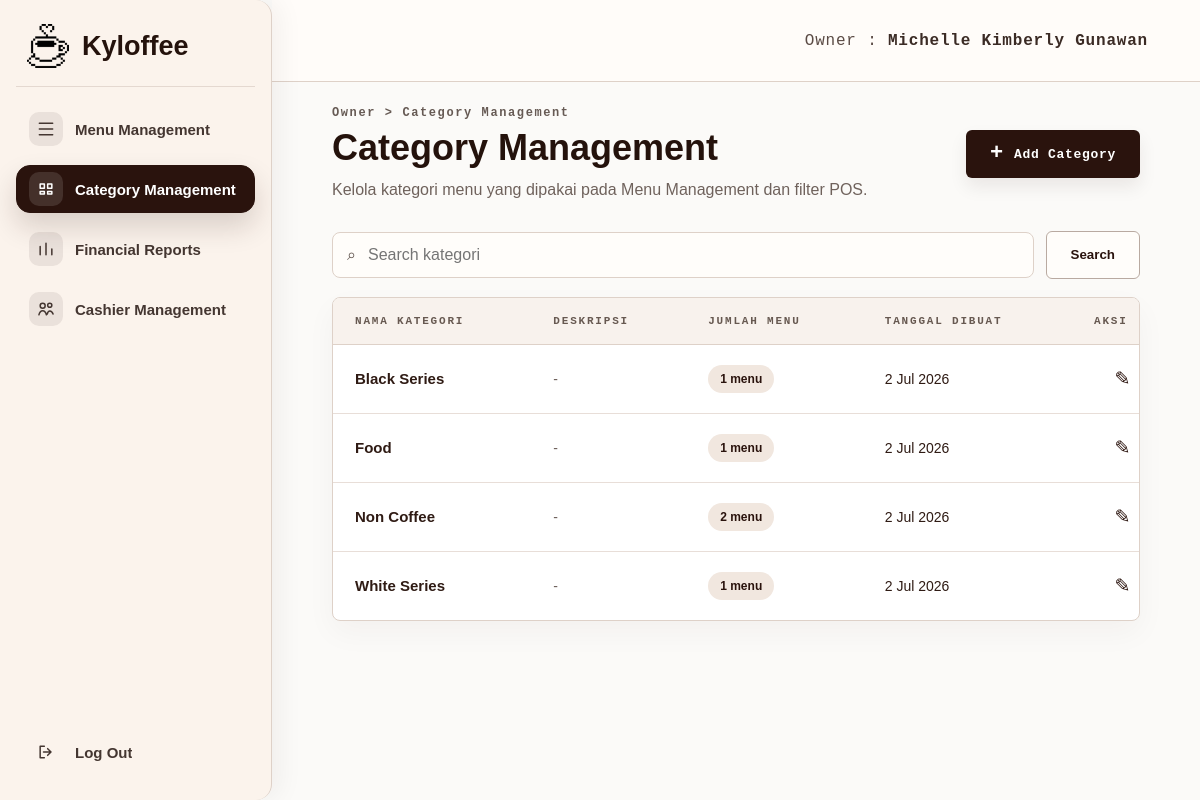
The app's page /owner/categories (signed in) with its own data.
### tables this page shows
CREATE TABLE users (
                id INTEGER PRIMARY KEY AUTOINCREMENT,
                full_name TEXT NOT NULL,
                email TEXT UNIQUE NOT NULL,
                password_hash TEXT NOT NULL,
                role TEXT NOT NULL,
                created_at TIMESTAMP DEFAULT CURRENT_TIMESTAMP
            , staff_phone TEXT, staff_position TEXT DEFAULT 'Staff', joined_date TEXT, staff_status TEXT DEFAULT 'Aktif', is_active INTEGER NOT NULL DEFAULT 1, owner_id INTEGER);

CREATE TABLE categories (
                id INTEGER PRIMARY KEY AUTOINCREMENT,
                name TEXT NOT NULL,
                name_key TEXT NOT NULL UNIQUE,
                description TEXT,
                created_at TIMESTAMP DEFAULT CURRENT_TIMESTAMP,
                updated_at TIMESTAMP DEFAULT CURRENT_TIMESTAMP
            );

### app.py (the view, shortened to what this page needs)
@app.route("/owner/categories", methods=["GET", "POST"])
@owner_required
def owner_categories():
    init_menu_table()
    return render_owner_categories()

### app.py (called while the page is built, shortened)
def get_db():
    global REMOTE_DB_FAILED
    if "db" not in g:
        should_try_mysql = DB_USE_MYSQL and not (REMOTE_DB_FAILED and DB_FALLBACK_SQLITE)
        sqlite_conn = sqlite3.connect(DATABASE)
        sqlite_conn.row_factory = sqlite3.Row
        g.db = DatabaseConnection(sqlite_conn, is_mysql=False)
    return g.db

def execute_commit(query, params=()):
    db = get_db()
    try:
        cursor = db.execute(query, params)
        db.commit()
        app.logger.debug("DB commit successful: %s", query)
        return cursor
    except Exception:
        db.rollback()
        app.logger.exception("DB write failed and rollback executed.")
        raise

def execute_script_commit(script):
    db = get_db()
    try:
        db.executescript(script)
        db.commit()
        app.logger.debug("DB script commit successful.")
    except Exception:
        db.rollback()
        app.logger.exception("DB schema change failed and rollback executed.")
        raise

def fetch_all_dict(cursor):
    rows = cursor.fetchall()
    if not rows:
        return []
    if isinstance(rows[0], dict):
        return rows
    columns = [col[0] for col in cursor.description]
    return [dict(zip(columns, row)) for row in rows]

def row_to_dict(row):
    if row is None:
        return {}
    if isinstance(row, dict):
        return row
    return dict(row)

def normalize_category_name(value):
    return " ".join(str(value or "").strip().split())

@app.template_global()
def category_key(category):
    return normalize_category_name(category).lower()

def get_table_columns(table_name):
    db = get_db()
    cursor = db.cursor()
    if db.is_mysql:
        cursor.execute(f"SHOW COLUMNS FROM {table_name}")
        fetched = cursor.fetchall()
        return {row["Field"] if isinstance(row, dict) else row[0] for row in fetched}
    cursor.execute(f"PRAGMA table_info({table_name})")
    return {row[1] for row in cursor.fetchall()}

def table_exists(table_name):
    db = get_db()
    if db.is_mysql:
        cursor = db.execute("SHOW TABLES LIKE ?", (table_name,))
    else:
        cursor = db.execute(
            "SELECT name FROM sqlite_master WHERE type = 'table' AND name = ?",
            (table_name,),
        )
    return cursor.fetchone() is not None

def get_owner_name():
    return (
        session.get("full_name")
        or session.get("name")
        or session.get("username")
        or "Owner"
    )

    def cursor(self):
        return self.conn.cursor()

### templates/owner_categories.html (shortened to what this page needs)
<!DOCTYPE html>
<html lang="id">
<head>
    <link rel="stylesheet" href="{{ url_for('static', filename='css/owner_shell.css') }}">
    <link rel="stylesheet" href="{{ url_for('static', filename='css/owner_menu.css') }}">
</head>
<body>
    <div class="owner-page">
        {% include 'partials/owner_sidebar.html' %}
        <main class="owner-main">
            <header class="owner-topbar">
                <div class="owner-identity">Owner : <strong>{{ owner_name }}</strong></div>
            </header>
            <section class="owner-content owner-content--categories">
                <div class="page-heading page-heading--row category-heading">
                    <div>
                        <p class="breadcrumb">Owner &gt; Category Management</p>
                        <h1>Category Management</h1>
                        <p class="page-subtitle">Kelola kategori menu yang dipakai pada Menu Management dan filter POS.</p>
                    </div>
                    <button type="button" class="primary-button category-add-button" data-open-category-modal data-mode="create">
                        <span>+</span>
                        Add Category
                    </button>
                </div>
                <form action="{{ url_for('owner_categories') }}" method="GET" class="category-toolbar">
                    <label class="category-search" for="categorySearch">
                        <span aria-hidden="true">&#8981;</span>
                        <input id="categorySearch" type="search" name="q" value="{{ search }}" placeholder="Search kategori" aria-label="Search kategori">
                    </label>
                    <button type="submit" class="secondary-button">Search</button>
                </form>
                <section class="menu-table-card category-table-card" aria-label="Daftar kategori menu Kyloffee">
                    <div class="table-responsive">
                        <table class="menu-table category-table">
                            <thead>
                                <tr>
                                    <th>Nama Kategori</th>
                                    <th>Deskripsi</th>
                                    <th>Jumlah Menu</th>
                                    <th>Tanggal Dibuat</th>
                                    <th>Aksi</th>
                                </tr>
                            </thead>
                            <tbody>
                                {% if categories %}
                                    {% for category in categories %}
                                        <tr>
                                            <td>
                                                <strong>{{ category.name }}</strong>
                                            </td>
                                            <td class="category-description">
                                                {{ category.description if category.description else '-' }}
                                            </td>
                                            <td>
                                                <span class="category-count">{{ category.menu_count }} menu</span>
                                            </td>
                                            <td>{{ category.created_label }}</td>
                                            <td class="action-cell">
                                                <button
                                                    type="button"
                                                    class="icon-button"
                                                    title="Edit kategori"
                                                    data-open-category-modal
                                                    data-mode="edit"
                                                    data-id="{{ category.id }}"
                                                    data-name="{{ category.name }}"
                                                    data-description="{{ category.description }}"
                                                >
                                                    &#9998;
                                                </button>
                                            </td>
                                        </tr>
                                    {% endfor %}
                                {% endif %}
                            </tbody>
                        </table>
                    </div>
                </section>
            </section>
        </main>
        {% set modal_mode = category_form.get('mode', 'create') %}
        {% set is_modal_open = category_form.get('mode') %}
        {% set is_edit_mode = modal_mode == 'edit' %}
    </div>
</body>
</html>

### static/css/owner_shell.css (style rules this page uses)
:root { --kyloffee-brown: #2a130d; --kyloffee-brown-2: #3a2118; --kyloffee-cream: #fbf3ec; --kyloffee-soft: #faf8f5; --kyloffee-line: #ded1c8; --kyloffee-muted: #6f625c; --kyloffee-text: #24120c; --kyloffee-white: #ffffff; --kyloffee-danger: #b83a2f; --kyloffee-success: #2f7d4f; --sidebar-expanded-width: 272px; --sidebar-collapsed-width: 88px; --sidebar-width: var(--sidebar-expanded-width); --topbar-height: 82px; }
* { box-sizing: border-box; }
html, body { min-height: 100%; }
body { margin: 0; background: #fbfaf8; color: var(--kyloffee-text); font-family: Arial, Helvetica, sans-serif; }
.owner-page { --current-sidebar-width: var(--sidebar-expanded-width); min-height: 100vh; display: flex; align-items: stretch; overflow-x: hidden; }
.owner-main { flex: 1 1 auto; width: auto; min-width: 0; min-height: 100vh; }
.owner-topbar { height: var(--topbar-height); display: flex; align-items: center; justify-content: flex-end; padding: 0 52px; background: rgba(255, 252, 249, 0.94); border-bottom: 1px solid var(--kyloffee-line); }
.owner-identity { font-family: "Courier New", monospace; font-size: 16px; letter-spacing: 0.8px; color: #5b4b45; white-space: nowrap; }
.owner-identity strong { color: #3b2b25; font-weight: 700; }
.owner-content { padding: 24px clamp(28px, 5vw, 72px) 64px; }
.breadcrumb { margin: 0 0 9px; font-family: "Courier New", monospace; font-size: 12px; font-weight: 700; letter-spacing: 1.6px; color: #665a54; }
.page-heading { margin-bottom: 28px; }
.page-heading--row { display: flex; align-items: flex-start; justify-content: space-between; gap: 28px; }
.page-heading h1 { margin: 0 0 11px; font-size: clamp(28px, 3vw, 38px); line-height: 1.05; letter-spacing: 0; }
.page-subtitle { margin: 0; max-width: 720px; color: var(--kyloffee-muted); font-size: 16px; line-height: 1.55; }
.primary-button, .submit-button, .secondary-button { height: 48px; display: inline-flex; align-items: center; justify-content: center; gap: 10px; border-radius: 6px; border: 1px solid transparent; padding: 0 24px; font-weight: 800; text-decoration: none; cursor: pointer; }
.primary-button, .submit-button { background: var(--kyloffee-brown); color: #fff; box-shadow: 0 9px 18px rgba(42, 19, 13, 0.08); }
.primary-button { margin-top: 28px; font-family: "Courier New", monospace; font-size: 13px; letter-spacing: 0.7px; }
.primary-button span { font-size: 22px; line-height: 1; }
.secondary-button { background: #fffdfa; color: var(--kyloffee-brown); border-color: #b9aaa1; }

### records on screen
users: full_name "Michelle Kimberly Gunawan"
categories: name "Black Series", description "-", menu_count "1", created_label "2 Jul 2026"
categories: name "Food", description "-", menu_count "1", created_label "2 Jul 2026"
categories: name "Non Coffee", description "-", menu_count "2", created_label "2 Jul 2026"
categories: name "White Series", description "-", menu_count "1", created_label "2 Jul 2026"
